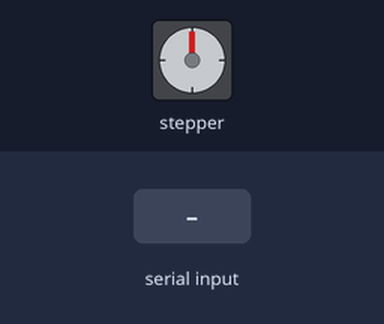
Simulated run of this sketch. Board: Arduino Uno, built with avr-gcc and run on an emulated ATmega328P. On the bench: stepper motor. Inputs (shaded band) come from the test bench. Stepper angles assume 200 steps per turn; what the sketch prints to the serial monitor is not drawn.

Above: at 2.2 s.
2.3 s: "90,45,200," received over Serial
At 3.1 s:
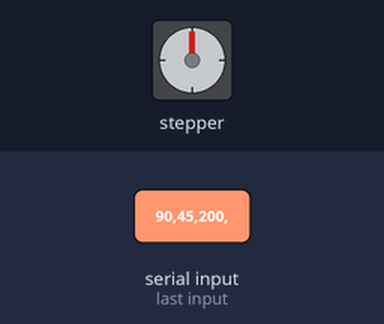
4.9 s: "90,45," received over Serial
At 7.1 s:
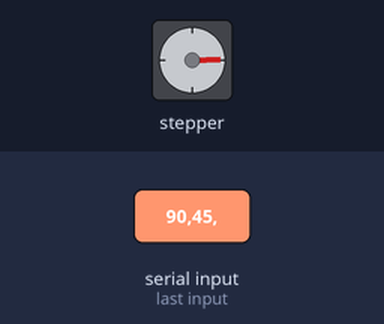
7.9 s: "30,150,10," received over Serial
At 9.47 s:
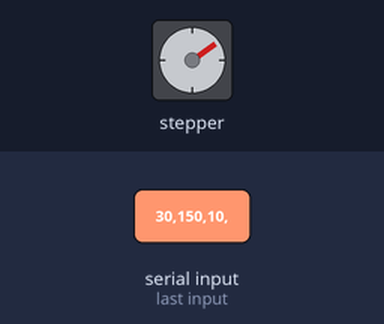
10.9 s: "30,150," received over Serial
At 13.2 s:
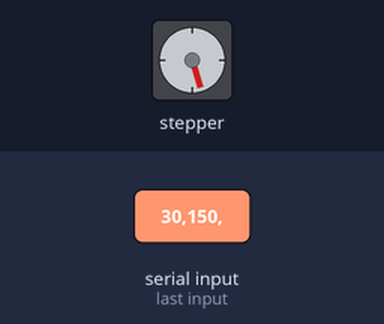
13.9 s: "5," received over Serial
At 15.35 s:
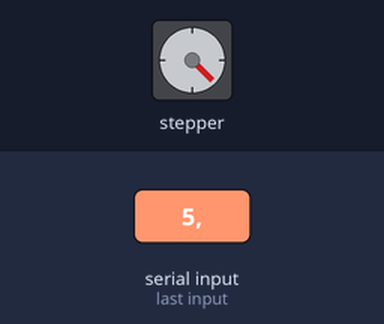
Timing chart, 0 to 17.6 s (numbered marks = the images above; inputs shaded):
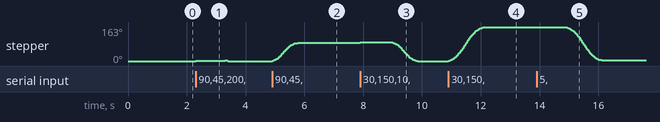

The sketch:

CHAD_Motor.ino
```cpp
// This code is for the Arduino motor-controller in the Controlled
// Heading Automation Device (CHAD) built by Andrew Kruger and
// students in the Physics 295 Independent Research course at
// Wright College
// Instructions and information found at http://physi.cz/chad


// Adafruit Motorshield v2
#include <AccelStepper.h>
#include <Wire.h>
#include <Adafruit_MotorShield.h>
#include "utility/Adafruit_PWMServoDriver.h"

Adafruit_MotorShield AFMStop(0x60); // Default address, no jumpers

// Connect to stepper on the shield
Adafruit_StepperMotor *myStepper = AFMStop.getStepper(200, 1);

// you can change these to DOUBLE or INTERLEAVE or MICROSTEP!
void forwardstep() { myStepper->onestep(FORWARD, DOUBLE); }
void backwardstep() { myStepper->onestep(BACKWARD, DOUBLE); }

// Wrap the 3 steppers in an AccelStepper object
AccelStepper stepper(forwardstep, backwardstep);

// Set up variables for rotational speed correction
float rotSpeed;               //Input angular speed
String rotSpeed_str;          //For converting incoming string
float rotSpeedScale = .27;    //SCALE ROTATION CORRECTION <-------------------
                              //Found experimentally, this may need to change.
                              //See http://physi.cz/

// Set up variables for heading
float gammaPos;               //Input heading from gamma
int gammaPosSteps;            //Convert units to motor steps
int heading;                  //Desired heading
const float DegToSteps = 0.555556;  //Degree to Motor steps conversion
                                     //Found by (#steps/360deg)
int startingPosition;
long curPos;
int amtMove;                  //Number of steps motor should move

bool blinkState = false;      //Used to verify program active


void setup()
{
	AFMStop.begin();                // Start the top shield
	Serial.begin(38400);            // AHRS uses 38400 baud
	stepper.setMaxSpeed(5000.0);    //steps/sec, high value is limited by time
	                                //taken to call run()
	stepper.setAcceleration(200.0); //steps/sec^2
	heading = 0 * DegToSteps;       // In units of motor steps
	                                // if it does not begin with gamma at 0
	startingPosition = (Serial.parseFloat() * DegToSteps);
  Serial.println("Setup complete.");
}


void loop()
{
  if (Serial.available() > 0)
    {
      // Read serial data from AHRS
      rotSpeed_str = Serial.readStringUntil(',');
      rotSpeed = rotSpeed_str.toInt();
      gammaPos = -Serial.parseFloat();
      gammaPosSteps = gammaPos * DegToSteps;  //Convert to steps
      curPos = stepper.currentPosition() - startingPosition ;  //Get current position
      amtMove = -gammaPosSteps - (curPos % 200) + rotSpeed*rotSpeedScale; //Calculate ammount moved

      //if the amount to move is less than -180deg, that is it will rotate more than half way
      if (amtMove < -100) { amtMove+=200; }
      //if the amount to move is greater than 180deg, that is it will rotate more than half way
      if (amtMove >= 100) { amtMove-=200; }
      amtMove = amtMove % 200;

      stepper.move(amtMove);  //Set amount to move
      stepper.run();          //Move
      serialFlush();          //Clear serial memory

      //Blink LED to show data is being received and processed
      blinkState = !blinkState;
      digitalWrite(13, blinkState);
      stepper.run();          //Move
    }
  stepper.run();  //Move
}


void serialFlush()
{
  while (Serial.available() > 0) {
    char t = Serial.read();
  }
}
```

Measured:
- after the input at 4.9 s, stepper: turns 88° clockwise in 0.87 s, starting at once
- after the input at 10.9 s, stepper: turns 163° clockwise in 1.2 s, starting at once
- after the input at 13.9 s, stepper: turns 160° counter-clockwise in 1.2 s, starting after 1.0 s
